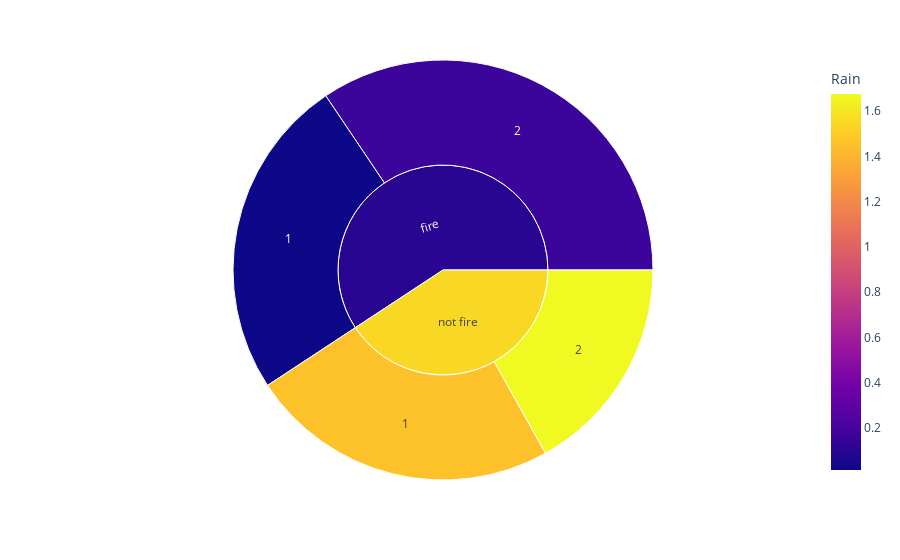

This figure's notebook cell:
### Markdown cell above
- Region 2 is most affected with fire compared to region 1

### Code cell
import plotly.express as px
fig = px.sunburst(df, path=['Classes','Region',], values='Temperature',
                  color='Rain')
fig.show()

### Figure 1 — Plotly figure (JSON) as saved in the notebook; plotly's stock layout.template omitted (floating-point values rounded to 4 significant figures)
{"data": [{"branchvalues": "total", "customdata": [[0.01448], [1.452], [0.1648], [1.675], [0.1018], [1.544]], "domain": {"x": [0, 1], "y": [0, 1]}, "hovertemplate": "labels=%{label}<br>Temperature=%{value}<br>parent=%{parent}<br>id=%{id}<br>Rain=%{color}<extra></extra>", "ids": ["fire/1", "not fire/1", "fire/2", "not fire/2", "fire", "not fire"], "labels": ["1", "1", "2", "2", "fire", "not fire"], "marker": {"coloraxis": "coloraxis", "colors": [0.01448, 1.452, 0.1648, 1.675, 0.1018, 1.544]}, "name": "", "parents": ["fire", "not fire", "fire", "not fire", "", ""], "type": "sunburst", "values": [1940, 1864, 2690, 1319, 4630, 3183]}], "layout": {"coloraxis": {"colorbar": {"title": {"text": "Rain"}}, "colorscale": [[0, "#0d0887"], [0.1111, "#46039f"], [0.2222, "#7201a8"], [0.3333, "#9c179e"], [0.4444, "#bd3786"], [0.5556, "#d8576b"], [0.6667, "#ed7953"], [0.7778, "#fb9f3a"], [0.8889, "#fdca26"], [1, "#f0f921"]]}, "legend": {"tracegroupgap": 0}, "margin": {"t": 60}}}
